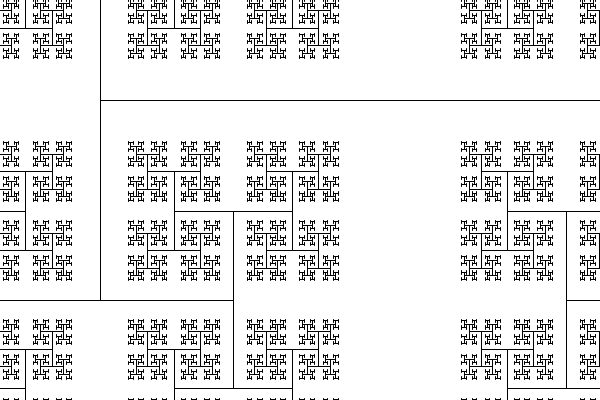
Frame 1 (no input)
Frame 2 (the mouse pressed at the canvas centre, redrawn once): identical to frame 1, image omitted

The Processing sketch that drew this single still picture (run headless with seeded random() and noise(); the mouse was pressed at the canvas centre and the sketch redrawn once):

// Processing sketch: Recursion_04_Lines
// ── Recursion_04_Lines.pde
// The Nature of Code
// Daniel Shiffman
// http://natureofcode.com

// Simple Recursion

void setup() {
  size(600, 400);  
}

void draw() {
  background(255);
  drawLines(100,100,700,100);
  noLoop();
}

void drawLines(float x1, float y1, float x2, float y2) {
  
  line(x1,y1,x2,y2);
  
  float dx = x2-x1;
  float dy = y2-y1;
  
  //println(dx + " " + dy);
  
  if (dx == 0 && dy > 4) {
    //println(dy);
    drawLines(x1-dy/3,y1,x1+dy/3,y1);
    drawLines(x1-dy/3,y2,x1+dy/3,y2);
  } else if (dy == 0 && dx > 4) {
    //println(dx);
    drawLines(x1,y1-dx/3,x1,y1+dx/3);
    drawLines(x2,y1-dx/3,x2,y1+dx/3);
  }
}
